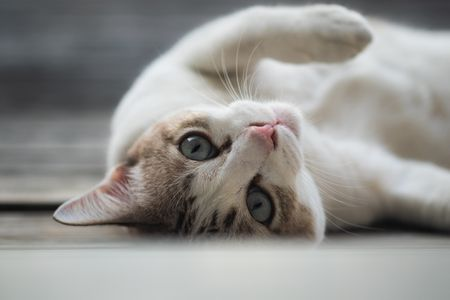
#> input picture cat.jpg, 450 x 300 px
$ jupyter execute --allow-errors utils.ipynb
#> lines starting #> are read from the running program, lines starting #| are printed output that depends on the picture; after the words box and inside, x2 and y2 are one past the last pixel; in counts of white or black regions, pixels touching at a corner belong together
[cell 1]
import numpy as np
import cv2
from matplotlib import pyplot as plt

[cell 2]
help(cv2)

# Load picture

[cell 3]
img = cv2.imread('cat.jpg')
#> img is the input picture: shape (300, 450, 3); mean B, G, R 143.4, 146.4, 147.6
plt.imshow(img)

# Manipulating pixels

[cell 4]
# Ugly way
print(f"Pixel intensity for [100,100]: {img[100,100]}")
#| Pixel intensity for [100,100]: [82 80 79]
print(f"Pixel intensity for blue [100,100,0]: {img[100,100,0]}")
#| Pixel intensity for blue [100,100,0]: 82

# Better way to write code
print(f"Pixel intensity (better code) for blue [100,100,0]: {img.item(100,100,0)}")
#| Pixel intensity (better code) for blue [100,100,0]: 82
print(f"Picture shape: {img.shape}")
#| Picture shape: (300, 450, 3)
print(f"Picture size: {img.size}")
#| Picture size: 405000
print(f"Picture type: {img.dtype}")
#| Picture type: uint8

[cell 5]
# Modify pixel intensity
for y in range(10):
    for x in range(len(img)):
        img[x,y+100] = [255,255,255]
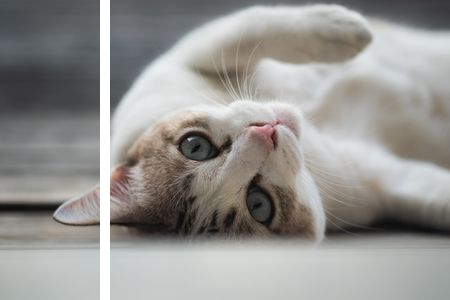
#> img: shape (300, 450, 3); 2.22% of pixels changed, all inside (x1, y1, x2, y2) = (100, 0, 110, 300)

plt.imshow(img)

[cell 6]
# Modify pixel intensity with better code
for y in range(10):
    for x in range(len(img)):
        img.itemset((x,y+100,2),100)
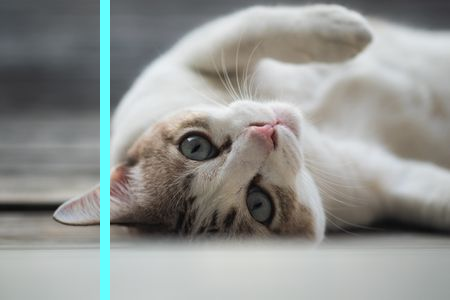
#> img: shape (300, 450, 3); 2.22% of pixels changed, all inside (x1, y1, x2, y2) = (100, 0, 110, 300)

plt.imshow(img)

[cell 7]
# Reinitialize picture
img = cv2.imread('cat.jpg')
plt.imshow(img)

[cell 8]
# Selecting portion of picture
img_head = img[100:250,50:320]
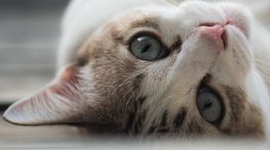
#> img_head: shape (150, 270, 3); mean B, G, R 125.8, 131.3, 137.7
#> (the rest of this cell did not finish here and is left out)
